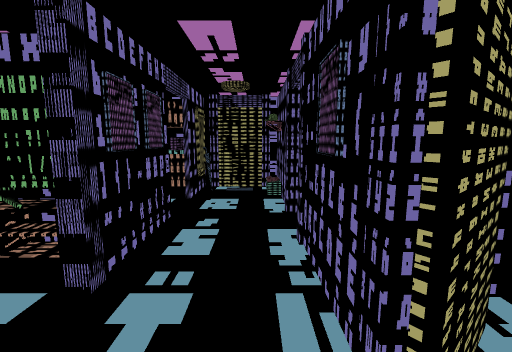
View 1 (above)

16 first-person views from a walk through a level from a Godot 3-D game. The camera is 1.2 m above the floor, tilts 8° down and sees 90° across. Doors that lead somewhere are drawn open, without their leaves. The floor is counted in squares, 0.5 m on a side. Each view is taken from the middle of a square. On the plan, view 1 faces up. The plan holds only what a view shows up to about 17 squares ahead; the rest is blank. The place goes on beyond the plan.

View 2
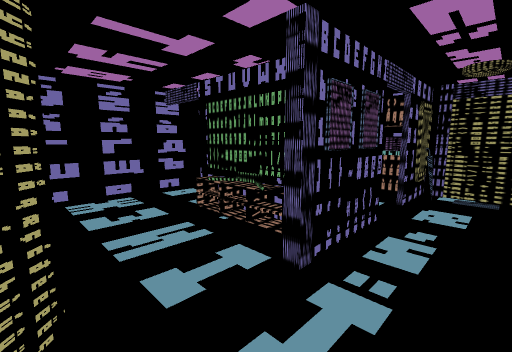

View 3
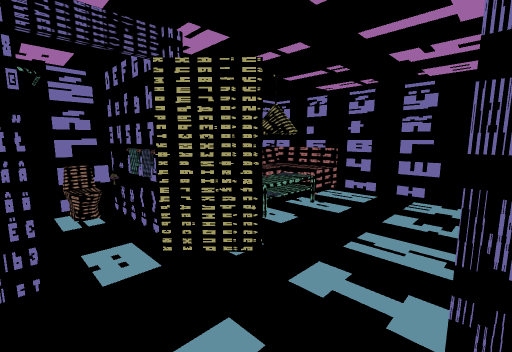

View 4
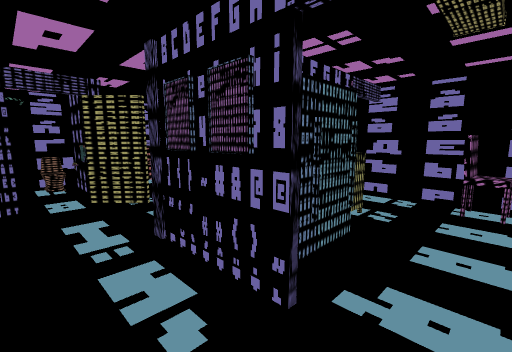

View 5
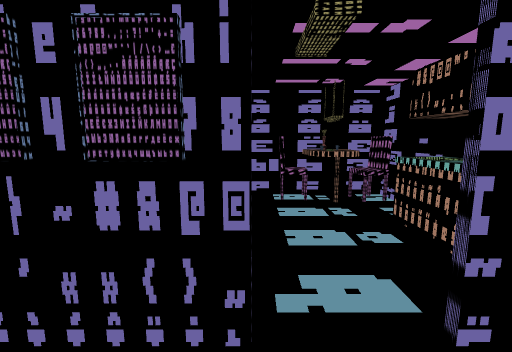

View 6
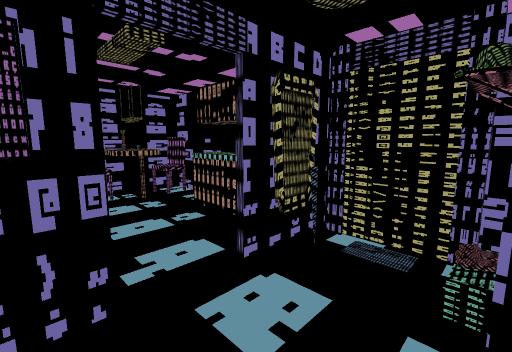

View 7
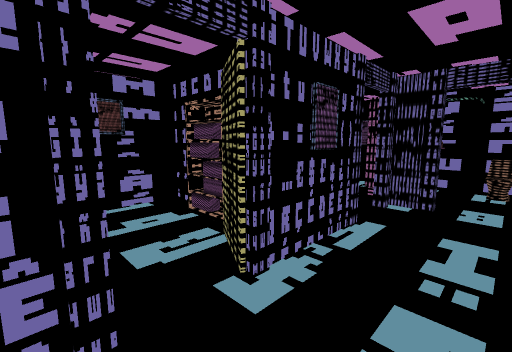

View 8
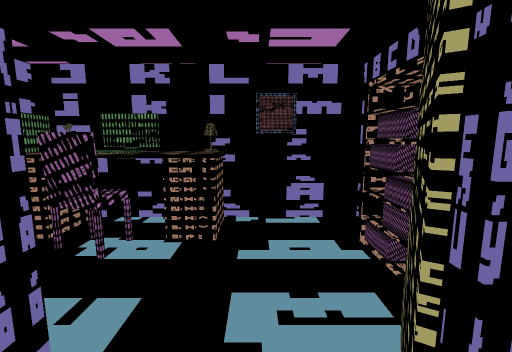

View 9
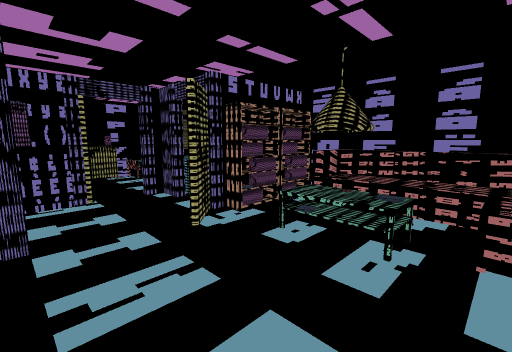

View 10
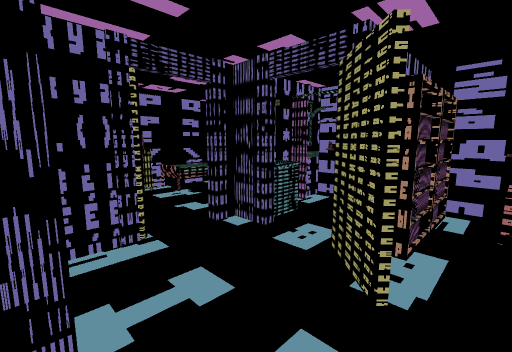

View 11
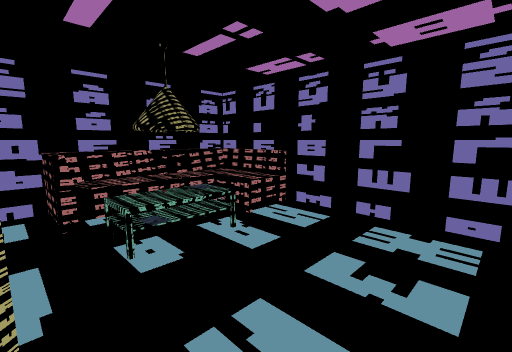

View 12
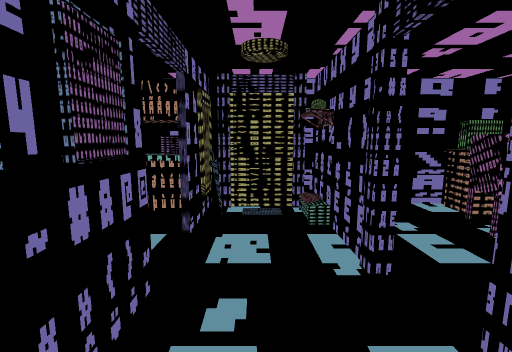

View 13
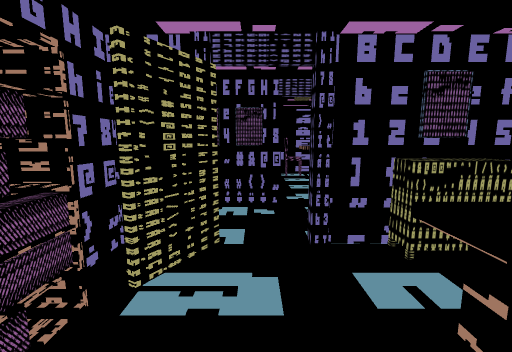

View 14
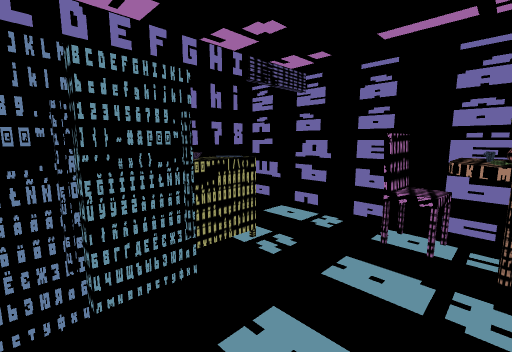

View 15
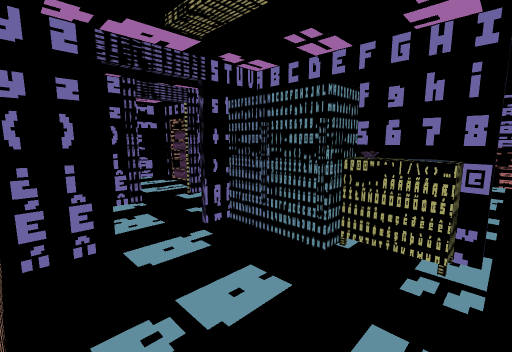

View 16
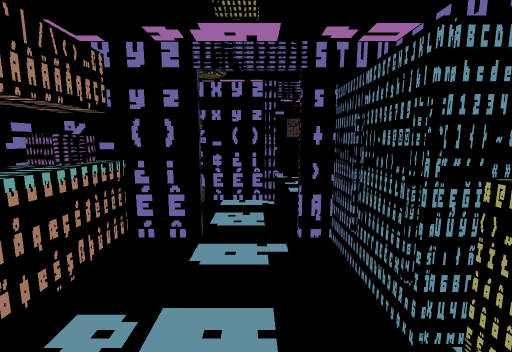

### Floor plan
Key: @ floor where view 1 was taken; # wall or solid block; x gap in a wall; . floor; D door; = window, fence, low wall or low ledge; C cupboard; H chair.
Columns run from 12 left of view 1 to 8 right of it. Each row starts with its distance up from view 1.
 13 ##########DDD#    ###
 12 ###..CCCC##.###  .###
 11 ###.... .##.###. ####
 10 ###.... .D...##..####
  9 ##H.... .D...# ...###
  8 #....   .D...# .  #=#
  7 #...#=####..........#
  6 #DDD######...##.....#
  5 #...######...#####..#
  4 #........#...## #####
  3 #............#
  2 #............#
  1 #.... ...... #
  0 #....   ##  @#
 -1 #...... .##.##
 -2 ###.### ## .##
 -3 ###..x  ##  ##
 -4 ##########...#
 -5 ########## ..#
 -6        #######

Positions as (right, up) in squares from view 1, and headings:
1: (0, 0), facing up
2: (0, 0), facing up-left
3: (0, 4), facing down-left
4: (0, 10), facing down-left
5: (0, 8), facing left
6: (1, 7), facing up-left
7: (-2, 9), facing down-right
8: (0, 7), facing right
9: (-10, 4), facing down-right
10: (-5, 4), facing down-right
11: (-4, 4), facing down-left
12: (-1, 4), facing up
13: (7, 7), facing left
14: (-4, 11), facing down-left
15: (-9, 12), facing down-right
16: (-9, 9), facing right
